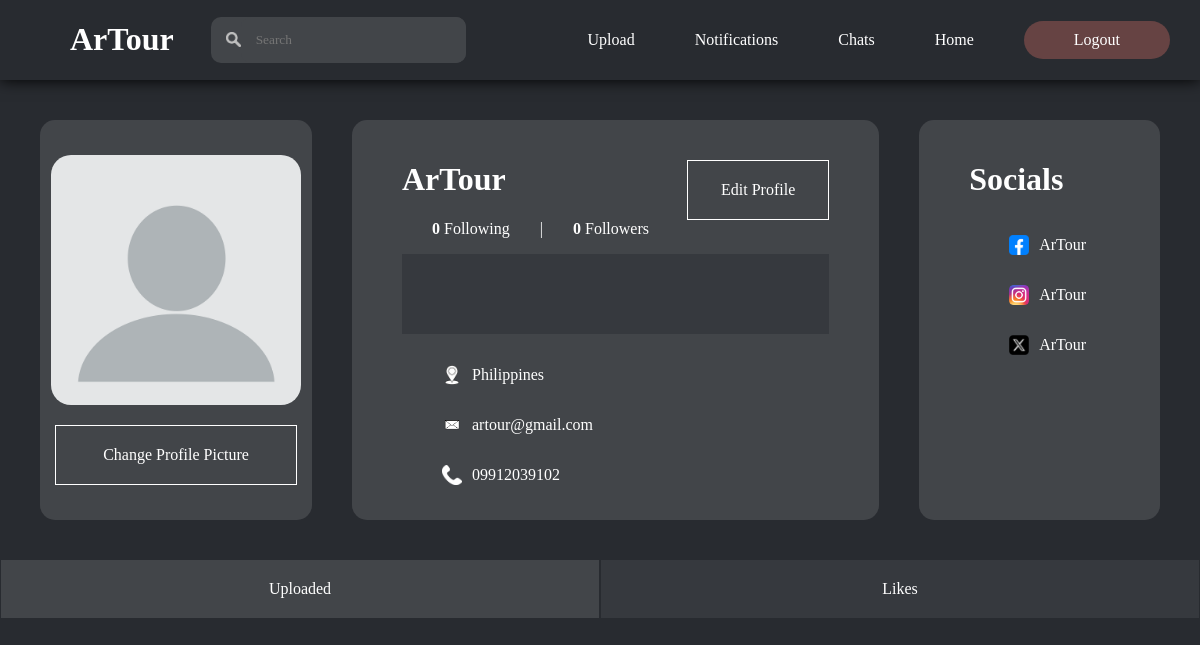
The page /html/likedimage.php (signed in) on the database its author committed.
### tables this page shows
CREATE TABLE `users` (
  `profileId` int(11) NOT NULL,
  `profileType` int(11) NOT NULL,
  `profileName` varchar(255) NOT NULL,
  `profilePassword` varchar(255) NOT NULL,
  `profileDescription` varchar(255) NOT NULL,
  `profileAddress` varchar(255) NOT NULL,
  `profileEmail` varchar(255) NOT NULL,
  `profileNumber` varchar(11) NOT NULL,
  `profileFacebook` varchar(255) NOT NULL,
  `profileInstagram` varchar(255) NOT NULL,
  `profileX` varchar(255) NOT NULL,
  `profilePicture` varchar(255) NOT NULL,
  `dateCreated` date NOT NULL,
  `activeStatus` int(11) NOT NULL,
  `reportStatus` int(11) NOT NULL,
  `resetToken` varchar(64) DEFAULT NULL,
  `resetTokenExpire` datetime DEFAULT NULL
);

### html/likedimage.php (the view, shortened to what this page needs)
<!DOCTYPE html>
<html lang="en">
<head>
    <link rel="stylesheet" href="../css/likedimage.css">
</head>
<body>
    <?php
        $DBHost = "localhost";
        $DBUser = "root";
        $DBPass = "";
        $DBName = "artourdb";
        $conn = mysqli_connect($DBHost, $DBUser, $DBPass, $DBName);
        $getUser = "SELECT * FROM users WHERE profileId='".$_SESSION['userId']."'";
        $result = mysqli_query($conn, $getUser);
        $account = mysqli_fetch_assoc($result);
        $getFollowers = "SELECT * FROM follow
        INNER JOIN users
        ON follow.followedId=users.profileId
        WHERE followStatus=1 AND followedId='".$_SESSION['userId']."'";
        $followersResult = mysqli_query($conn, $getFollowers);
        $followers = mysqli_num_rows($followersResult);
        $getFollowing = "SELECT * FROM follow
        INNER JOIN users
        ON follow.followerId=users.profileId
        WHERE followStatus=1 AND followerId='".$_SESSION['userId']."'";
        $followingResult = mysqli_query($conn, $getFollowing);
        $following = mysqli_num_rows($followingResult);
    ?>
    <header>
        <div class="mainheader">
            <div class="logo">
                <h1><a href="home.php"> ArTour </a></h1>
            </div>
            <div class="search">
                <form action="search.php" method="POST">
                    <img src="../images/searchicon.png" alt="">
                    <input type="search" id="search" name="search" placeholder="Search">
                </form>
            </div>
            <div class="navigation">
                <nav class="sections">
                    <a href="uploadimage.php"> Upload </a>
                    <a href="notifications.php"> Notifications </a>
                    <a href="chats.php"> Chats </a>
                    <a href="home.php"> Home </a>
                    <a class="button" href="logout.php"> Logout </a>
                </nav>
            </div>
        </div>
    </header>
    <main>
        <div class="profile">
            <div class="picture">
                <img src="../profiles/<?php echo $account['profilePicture']; ?>"  alt="">
                <a href="changeprofile.php"> Change Profile Picture </a>
            </div>
            <div class="personalInfo">
                <div class="header">
                    <h1> <?php echo $account['profileName']; ?> </h1>
                    <a href="editprofile.php"> Edit Profile </a>
                </div>
                <div class="follow">
                    <p><a href="following.php"> <b> <?php echo $following; ?> </b> Following </a> </p> |
                    <p><a href="follower.php"> <b> <?php echo $followers; ?> </b> Followers  </a></p>
                </div>
                <p class="description"> <?php echo $account['profileDescription']; ?> </p>
                <div class="address">
                    <img src="../images/location.png" alt="">
                    <p> <?php echo $account['profileAddress']; ?> </p>
                </div>
                <div class="email">
                    <img src="../images/email.png" alt="">
                    <p> <?php echo $account['profileEmail']; ?> </p>
                </div>
                <div class="contact">
                    <img src="../images/contact.png" alt="">
                    <p> <?php echo $account['profileNumber']; ?> </p>
                </div>
            </div>
            <div class="socials">
                <div class="title">
                    <h1> Socials </h1>
                </div>
                <div class="facebook">
                    <img src="../images/facebook.png" alt="">
                    <p> <?php echo $account['profileFacebook']; ?> </p>
                </div>
                <div class="instagram">
                    <img src="../images/instagram.png" alt="">
                    <p> <?php echo $account['profileInstagram']; ?> </p>
                </div>
                <div class="x">
                    <img src="../images/x.png" alt="">
                    <p> <?php echo $account['profileX']; ?> </p>
                </div>
            </div>
        </div>
        <div class="gallery">
            <div class="link">
                <a href="profile.php"> Uploaded </a>
            </div>
            <div class="link">
                <a class="active" href="#"> Likes </a>
            </div>
        </div>
        <div class="container">
        </div>
    </main>
</body>
</html>

### css/likedimage.css (style rules this page uses)
body { background-color: #282b30; background-size: cover; font-family: 'Century Gothic'; padding: 0; margin: 0; }
header { background-color: #282b30; display: flex; flex-direction: column; box-shadow: 0 0 15px black; width: 100%; position:sticky; top: 0; z-index: 99; }
.mainheader { display: flex; justify-content: space-between; align-items: center; }
.logo h1 { position:relative; left: 70px; }
.logo h1 a { text-decoration: none; color: white; }
.search { width: 20%; }
.search form { display: flex; align-items: center; flex-direction: row; background: #424549; border-radius: 10px; width: 100%; padding-left: 15px; }
.search form img { width: 15px; height: 15px; }
.search form input { background: #424549; padding: 15px; width: 100%; border: none; outline: none; box-sizing: border-box; font-family: "Century Gothic"; color: white; border-radius: 10px; }
.navigation { display: flex; flex-direction: row; }
nav { display: flex; align-items: center; }
.profile { display: flex; flex-direction: row; padding: 20px; justify-content: space-around; color: white; }
.picture { display: flex; flex-direction: column; justify-content: center; align-items: center; width: 20%; }
.picture img { width: 250px; height: 250px; border-radius: 20px; }
.header a { width: 100px; }
.picture, .personalInfo, .socials { padding: 20px; margin: 20px; background-color: #424549; border-radius: 15px; }
.personalInfo { display: flex; flex-direction: column; width: 50%; padding: 20px 50px 20px 50px; }
.header { display: flex; flex-direction: row; justify-content: space-between; align-items: center; }
.description { background-color: #36393e; padding: 40px; }
.socials { display: flex; flex-direction: column; width: 20%; padding-left: 50px; }
.facebook, .instagram, .x, .address, .email, .contact, .follow { display: flex; flex-direction: row; align-items: center; }
.facebook img, .instagram img, .x img, .address img, .email img, .contact img { width: 20px; height: 20px; margin-right: 10px; padding-left: 40px; }
.gallery { display: flex; flex-direction: row; background-color: #424549; width: 100%; justify-content: center; }
.link { display: flex; width: 50%; justify-content: center; }
.gallery a.active { background-color: #36393e; pointer-events: none; }
.container { display: flex; flex-direction: row; flex-wrap: wrap; width: 100%; height: 400px; }
.follow p { margin: 0 30px 0 30px; }
.follow a { text-decoration: none; box-sizing: border-box; color: white; }

### rows shown on the page
users: profilePicture (placeholder picture), profileName "ArTour", profileAddress "Philippines", profileEmail "artour@gmail.com", profileNumber "09912039102", profileFacebook "ArTour", profileInstagram "ArTour", profileX "ArTour"

### other values the page prints
$following "0"
$followers "0"
